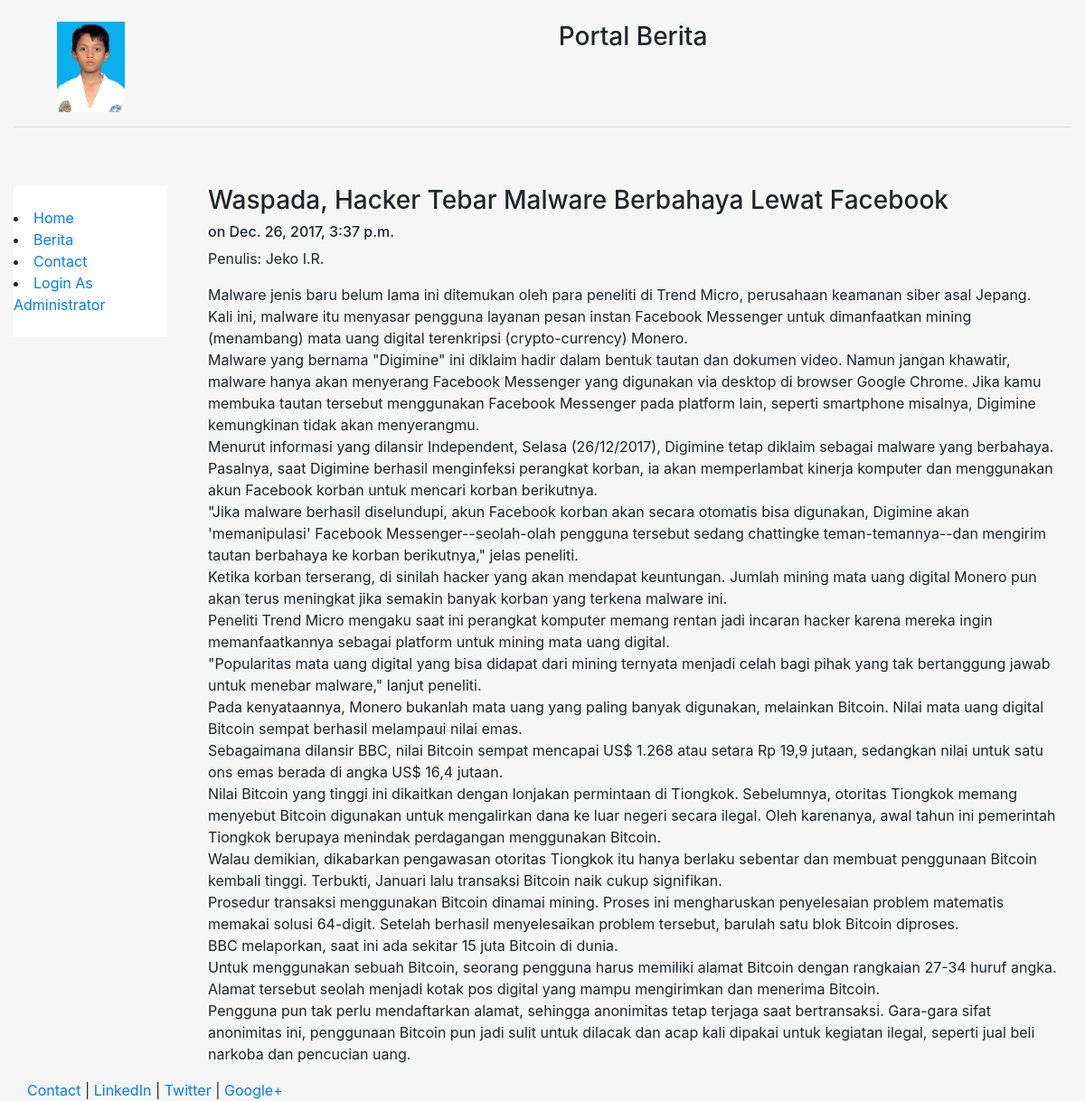
The page /blog/1 on the database its author committed.
### blog/models.py (models this page shows, shortened)
class Post(models.Model):
    title = models.CharField(max_length=140)
    body = models.TextField()
    date = models.DateTimeField()

### blog/templates/blog/post.html
{% extends "personal/header.html" %}
{% block content %}
	<h3>{{post.title}}</h3>
	<h6>on {{post.date}}</h6>
	{{post.body|safe|linebreaks}}
{% endblock %}

### personal/templates/personal/header.html (shortened to what this page needs)
<!DOCTYPE html>
<html lang="en">
<head>
	{% load staticfiles %}
	<link rel="stylesheet" href="{% static 'personal/css/bootstrap.min.css' %}" type = "text/css"/>
</head>
<body class="body" style="background-color:#f6f6f6">
	<div class="container-fluid" style="min-height:95%; ">
		<div class="row">
			  <div class="col-sm-2">
				  <br>
				  <center>
					<img src="{% static 'personal/img/profile.jpg' %}" class="responsive-img" style='max-height:100px;' alt="face">
				  </center>
			  </div>
			  <div class="col-sm-10">
				  <br>
				  <center>
				  <h3>Portal Berita</h3>
				  </center>
			  </div>
		</div><hr>
		<div class="row">
		  <div class="col-sm-2">
		  <br>
		  <br>
			<div class="well bs-sidebar affix" id="sidebar" style="background-color:#fff">
			  <br class="nav nav-pills nav-stacked">
				<li><a href='/'>Home</a></li>
				<li><a href='/blog/'>Berita</a></li>
				<li><a href='/contact/'>Contact</a></li>
				<li><a href=http://127.0.0.1:8000/admin/>Login As Administrator</a></li>
			</div>
		  </div>
		  <div class="col-sm-10">
			<div class='container-fluid'>
			<br><br>
			   {% block content %}
			   {% endblock %}
			</div>
		  </div>
		</div>
	</div>
	<footer>
		<div class="container-fluid" style='margin-left:15px'>
			<p><a href="#" target="blank">Contact</a> | <a href="https://www.linkedin.com/in/doa-ibu-b74753156/" target="blank">LinkedIn</a> | <a href="#" target="blank">Twitter</a> | <a href="#" target="blank">Google+</a></p>
		</div>
	</footer>
</body>
</html>

### personal/templates/personal/header.html (style rules this page uses)
html, body { height:100% }

### rows shown on the page
Post: title "Waspada, Hacker Tebar Malware Berbahaya Lewat Facebook", date "Dec. 26, 2017, 3:37 p.m.", body "Penulis: Jeko I.R. Malware jenis baru belum lama ini ditemukan oleh para peneliti di Trend Micro, perusahaan keamanan siber asal Jepang. Kali ini, malware itu menyasar pengguna layanan pesan instan Facebook Messenger untuk dimanfaatkan mining (menambang) mata uang digital terenkripsi (crypto-currency) Monero. Malware yang bernama \"Digimine\" ini diklaim hadir dalam bentuk tautan dan dokumen video. Namun jangan khawatir, malware hanya akan menyerang Facebook Messenger yang digunakan via desktop di browser Google Chrome. Jika kamu membuka tautan tersebut menggunakan Facebook Messenger pada platform lain, seperti smartphone misalnya, Digimine kemungkinan tidak akan menyerangmu. Menurut…"
